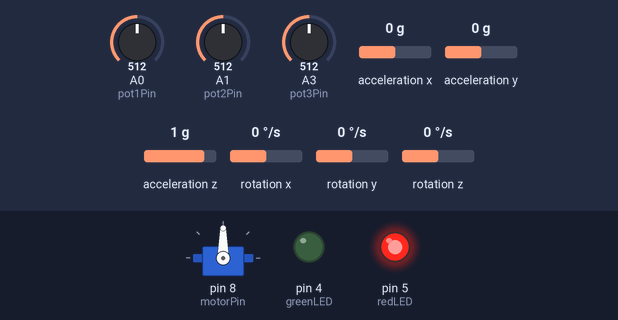
A sketch run on a simulated Arduino Uno, built with avr-gcc and run on an emulated ATmega328P. Parts: servo, output pins drawn as LEDs (lit = HIGH). Inputs (shaded band) come from the test bench; at power-on: acceleration x 0 g, A0 (pot1Pin) = 512, A1 (pot2Pin) = 512, A3 (pot3Pin) = 512, acceleration y 0 g, acceleration z 1 g, rotation x 0 °/s, rotation y 0 °/s, rotation z 0 °/s. What the sketch prints to the serial monitor is not drawn.

Above: at 0.1 s.
At 2.2 s:
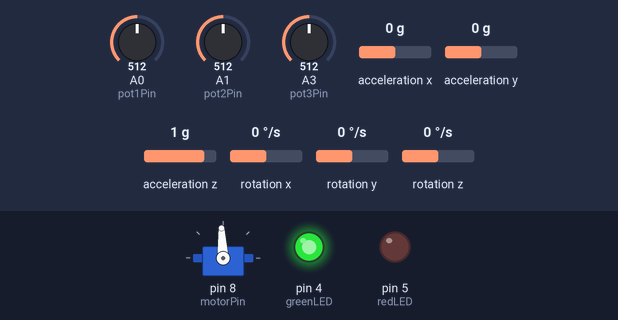
2.3 s: acceleration x set to -1.4 g
4.0 s: acceleration x set to 0.8 g
Timing chart, 0 to 7.0 s (numbered marks = the images above; inputs shaded):
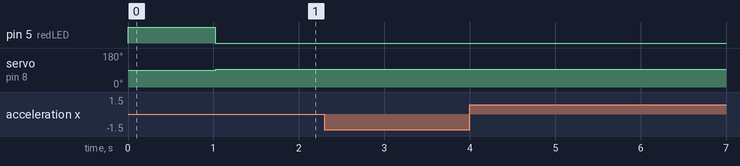

The sketch:

balancing_robot.ino
```cpp
/* Self Balancing Robot (ver 1.0) - FINAL PROJECT
 * Eric Ouyang - 11/30/2012
 * COMP-600: Independent Project
 * Advisor: Ms. Litvin
 */

/* LIBRARIES */
#include <Wire.h>
#include <I2Cdev.h>
#include <MPU6050.h>
#include <Servo.h>

/* PIN DEFINITIONS */
// LEDS
static int greenLED = 4;
static int redLED = 5;

// Motor
static int motorPin = 8;

// Potentiometers
static int pot1Pin = A0;
static int pot2Pin = A1;
static int pot3Pin = A3;

/* CONSTANT PARAMETERS */

// from MPU datasheet
const float accScale = 8192;
const float gyroScale = 131;

// number of samples for the calibration
const int numGyroSamples = 100;

const float gyroWeight = .90;
const float accWeight = .10;
// where weight constants add up to 1

// motor vars
const int neutralPulseLength = 1500; // in microseconds

// PID calc. consts
float Kp = 15; // proportional term
float Ki = 0;  // integral term
float Kd = 0;  // derivative term - can't get it to remotely balance with Kp or Ki

const int numAnglesToAvg = 3;

const float targetAngle = -1;

/* VARIABLES */
MPU6050 mpu;
int16_t accX, accY, accZ; // container vars for accelerometer readings
float gyroOffset = 0; // set in calibrateGyro()
float currAngle, prevAngle;
float prevAngles[numAnglesToAvg];
int prevAnglesIndex = 0;

Servo motor;
int motorSpeed;
int pulseLength;

// time vars
int currTime = 0; // microseconds
int prevTime = 0; // microseconds
float deltaTime;  // seconds

// for PID calcs
float errorSum = 0;
float currError = 0;
float prevError = 0;
float iTerm;
float dTerm;

// initialize and configure
void setup() {
  // LEDS
  pinMode(greenLED, OUTPUT);
  pinMode(redLED, OUTPUT);
  digitalWrite(redLED, HIGH); // setting up, turn red LED on

  // Motor
  motor.attach(motorPin);

  // Serial
  Serial.begin(115200);

  // Join I2C bus
  Wire.begin();

  // Initializing MPU
  mpu.initialize();

  // Testing MPU
  Serial.println(mpu.testConnection() ? "MPU is good!" : "Oops! Check the connections");

  calibrateGyro();
  Serial.print("gyroOffset: ");
  Serial.println(gyroOffset);

  // All set! Turn green LED on, red LED off
  digitalWrite(redLED, LOW);
  digitalWrite(greenLED, HIGH);
}

// main loop
void loop() {
  // For Processing readout
  currTime = micros();
  deltaTime = (currTime - prevTime) / 1000000.0;
  prevTime = currTime;

  updateAngle();
  Serial.print("$,");
  Serial.print(accAngle());
  Serial.print(",");
  Serial.print(currAngle);
  Serial.print(",%");

  /*
  currTime = micros();
  deltaTime = (currTime - prevTime) / 1000000.0;
  Serial.print("deltaTime:\t");
  Serial.print(deltaTime, 5);
  prevTime = currTime;

  updateAngle();
  Serial.print("\tcurrAngle:\t");
  Serial.print(currAngle);
  */

  Kp = map(analogRead(pot1Pin), 0, 1024, 0, 50);
  Ki = map(analogRead(pot2Pin), 0, 1024, 0, 20);
  Kd = map(analogRead(pot3Pin), 0, 1024, 0, 50);

  /*
  Serial.print("\tKp:\t");
  Serial.print(Kp);
  Serial.print("\tKi:\t");
  Serial.print(Ki);
  Serial.print("\tKd:\t");
  Serial.print(Kd);
  */

  updateSpeed();
  /*
  Serial.print("\tcurrError:\t");
  Serial.print(currError);
  Serial.print("\terrorSum:\t");
  Serial.print(errorSum);
  Serial.print("\tmotorSpeed:\t");
  Serial.print(motorSpeed);
  Serial.print("\tiTerm:\t");
  Serial.print(iTerm);
  Serial.print("\tdTerm:\t");
  Serial.print(dTerm);
  */

  updateMotor();
  //Serial.print("\tpulseLength:\t");
  //Serial.println(pulseLength);
}

void updateAngle() {
  prevAngles[prevAnglesIndex] = gyroWeight * (prevAngle + ((float) mpu.getRotationZ() / gyroScale - gyroOffset) * deltaTime) + accWeight * accAngle();
  prevAnglesIndex = (prevAnglesIndex + 1) % numAnglesToAvg;

  float sum = 0;
  for (int i = 0; i < numAnglesToAvg; i++)
      sum += prevAngles[i];

  currAngle = sum / numAnglesToAvg;
  prevAngle = currAngle;
}

void updateSpeed() {
  /* First Algorithm - basic proportional function - DOES NOT WORK

  if (currAngle > 0 && currAngle < 30)
    motorSpeed = map(currAngle, 0, 30, 1300, 1000);
  else if (currAngle < 0 && currAngle > -30)
    motorSpeed = map(currAngle, -30, 0, 2000, 1700);
  else
    motorSpeed = 1500;

  motor.writeMicroseconds(motorSpeed);

  */

  // PID implementation

  currError = targetAngle - currAngle;

  // Proportional Term: pTerm = currAngle;

  // Integral Term
  errorSum += currError;
  errorSum = constrain(errorSum, -50, 50);
  iTerm = Ki * errorSum ;

  // Derivative Term
  dTerm = Kd * (currError - prevError);

  motorSpeed = Kp * currError + iTerm + dTerm;

  if (currError > 30 || currError < -30)
    motorSpeed = 0;

  prevError = currError;
}

void updateMotor() {
  pulseLength = constrain(neutralPulseLength - motorSpeed, 1000, 2000);
  motor.writeMicroseconds(pulseLength);
}

// angle calculated from accelerometer
float accAngle() {
  mpu.getAcceleration(&accX, &accY, &accZ);

  float radius = sqrt((float)accX * (float)accX + (float)accY * (float)accY);
  return (float) accX / radius / PI * 180; // sin approximation
}

void calibrateGyro() {
  float sum = 0;
  for (int i = 0; i < numGyroSamples; i++)
  {
    sum += (float) mpu.getRotationZ() / gyroScale;
    delay(10);
  }

  gyroOffset = sum / numGyroSamples;
}
```

Measured:
- after the input at 2.3 s, every drawn part: stays the same
- after the input at 4.0 s, every drawn part: stays the same
